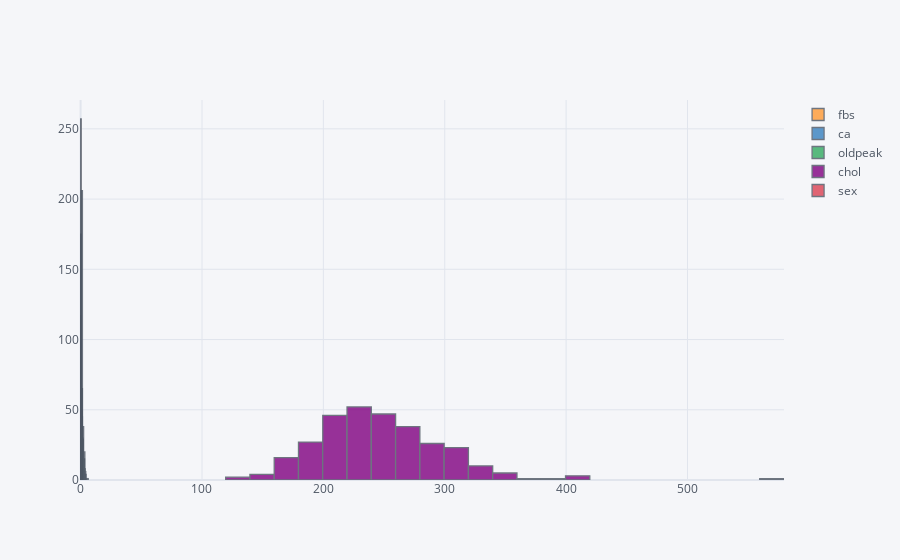

This figure's notebook cell:
### Code cell
df[skew_cols.index].iplot(kind='hist');

### Figure 1 — Plotly figure (JSON) as saved in the notebook; plotly's stock layout.template omitted (floating-point values rounded to 4 significant figures; data arrays with more than 128 entries replaced by an {"elided": "..."} marker saying what was removed)
{"data": [{"histfunc": "count", "histnorm": "", "marker": {"color": "rgba(255, 153, 51, 1.0)", "line": {"color": "#4D5663", "width": 1.3}}, "name": "fbs", "opacity": 0.8, "orientation": "v", "type": "histogram", "x": {"elided": "302 int values"}}, {"histfunc": "count", "histnorm": "", "marker": {"color": "rgba(55, 128, 191, 1.0)", "line": {"color": "#4D5663", "width": 1.3}}, "name": "ca", "opacity": 0.8, "orientation": "v", "type": "histogram", "x": {"elided": "302 int values"}}, {"histfunc": "count", "histnorm": "", "marker": {"color": "rgba(50, 171, 96, 1.0)", "line": {"color": "#4D5663", "width": 1.3}}, "name": "oldpeak", "opacity": 0.8, "orientation": "v", "type": "histogram", "x": {"elided": "302 float values"}}, {"histfunc": "count", "histnorm": "", "marker": {"color": "rgba(128, 0, 128, 1.0)", "line": {"color": "#4D5663", "width": 1.3}}, "name": "chol", "opacity": 0.8, "orientation": "v", "type": "histogram", "x": {"elided": "302 int values"}}, {"histfunc": "count", "histnorm": "", "marker": {"color": "rgba(219, 64, 82, 1.0)", "line": {"color": "#4D5663", "width": 1.3}}, "name": "sex", "opacity": 0.8, "orientation": "v", "type": "histogram", "x": {"elided": "302 int values"}}], "layout": {"autosize": true, "barmode": "overlay", "legend": {"bgcolor": "#F5F6F9", "font": {"color": "#4D5663"}}, "paper_bgcolor": "#F5F6F9", "plot_bgcolor": "#F5F6F9", "title": {"font": {"color": "#4D5663"}}, "xaxis": {"autorange": true, "gridcolor": "#E1E5ED", "range": [-0.5, 579.5], "showgrid": true, "tickfont": {"color": "#4D5663"}, "title": {"font": {"color": "#4D5663"}, "text": ""}, "type": "linear", "zerolinecolor": "#E1E5ED"}, "yaxis": {"autorange": true, "gridcolor": "#E1E5ED", "range": [0, 270.5], "showgrid": true, "tickfont": {"color": "#4D5663"}, "title": {"font": {"color": "#4D5663"}, "text": ""}, "zerolinecolor": "#E1E5ED"}}}
